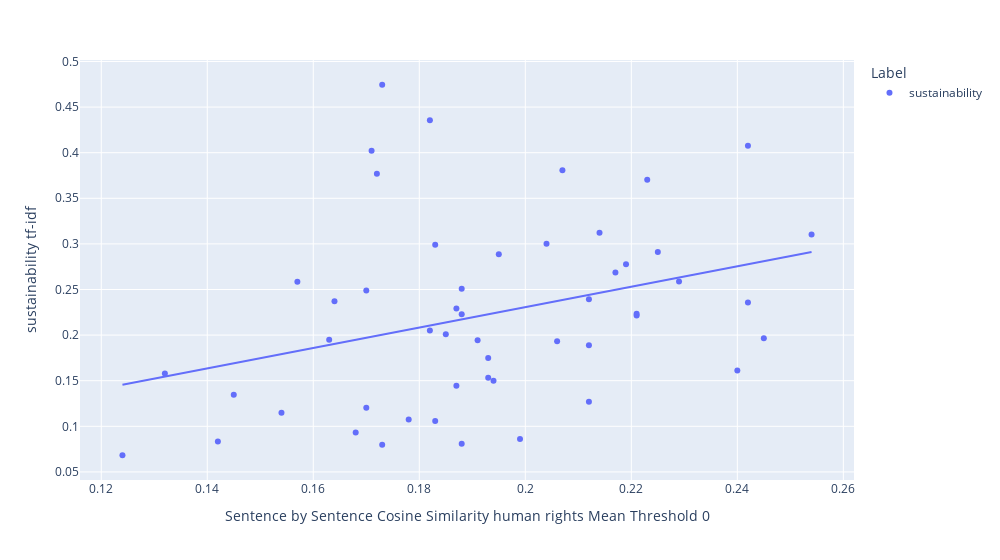

Notebook code cell kept with this figure:
### Code cell
fig = px.scatter(tf_idf_sustainability_2_2, y="sustainability tf-idf", x="Sentence by Sentence Cosine Similarity human rights Mean Threshold 0", trendline="ols", color = "Label", width=1000)
fig.show()

results = px.get_trendline_results(fig)
print(results)

results.px_fit_results.iloc[0].summary()

### Figure 1 — Plotly figure (JSON) as saved in the notebook; plotly's stock layout.template omitted (floating-point values rounded to 4 significant figures)
{"data": [{"hovertemplate": "Label=sustainability<br>Sentence by Sentence Cosine Similarity human rights Mean Threshold 0=%{x}<br>sustainability tf-idf=%{y}<extra></extra>", "legendgroup": "sustainability", "marker": {"color": "#636efa", "symbol": "circle"}, "mode": "markers", "name": "sustainability", "orientation": "v", "showlegend": true, "type": "scatter", "x": [0.182, 0.172, 0.171, 0.17, 0.254, 0.221, 0.194, 0.182, 0.183, 0.145, 0.199, 0.204, 0.185, 0.24, 0.219, 0.206, 0.191, 0.178, 0.214, 0.193, 0.188, 0.212, 0.173, 0.242, 0.223, 0.245, 0.132, 0.154, 0.142, 0.17, 0.183, 0.225, 0.188, 0.242, 0.187, 0.163, 0.173, 0.212, 0.157, 0.229, 0.212, 0.207, 0.193, 0.124, 0.221, 0.195, 0.217, 0.188, 0.164, 0.168, 0.187], "xaxis": "x", "y": [0.2052, 0.3769, 0.4021, 0.249, 0.3103, 0.2216, 0.1499, 0.4355, 0.1058, 0.1345, 0.08595, 0.3002, 0.2009, 0.1611, 0.2778, 0.1931, 0.1944, 0.1073, 0.3122, 0.1533, 0.2509, 0.1888, 0.4745, 0.2358, 0.3704, 0.1965, 0.1579, 0.1148, 0.08341, 0.1204, 0.2989, 0.2911, 0.08098, 0.4075, 0.2291, 0.1949, 0.07974, 0.2393, 0.2586, 0.2589, 0.1268, 0.3808, 0.1748, 0.06827, 0.2235, 0.2887, 0.2686, 0.2227, 0.2372, 0.09315, 0.1445], "yaxis": "y"}, {"hovertemplate": "<b>OLS trendline</b><br>sustainability tf-idf = 1.11968 * Sentence by Sentence Cosine Similarity human rights Mean Threshold 0 + 0.0067595<br>R<sup>2</sup>=0.107756<br><br>Label=sustainability<br>Sentence by Sentence Cosine Similarity human rights Mean Threshold 0=%{x}<br>sustainability tf-idf=%{y} <b>(trend)</b><extra></extra>", "legendgroup": "sustainability", "marker": {"color": "#636efa", "symbol": "circle"}, "mode": "lines", "name": "sustainability", "showlegend": false, "type": "scatter", "x": [0.124, 0.132, 0.142, 0.145, 0.154, 0.157, 0.163, 0.164, 0.168, 0.17, 0.17, 0.171, 0.172, 0.173, 0.173, 0.178, 0.182, 0.182, 0.183, 0.183, 0.185, 0.187, 0.187, 0.188, 0.188, 0.188, 0.191, 0.193, 0.193, 0.194, 0.195, 0.199, 0.204, 0.206, 0.207, 0.212, 0.212, 0.212, 0.214, 0.217, 0.219, 0.221, 0.221, 0.223, 0.225, 0.229, 0.24, 0.242, 0.242, 0.245, 0.254], "xaxis": "x", "y": [0.1456, 0.1546, 0.1658, 0.1691, 0.1792, 0.1825, 0.1893, 0.1904, 0.1949, 0.1971, 0.1971, 0.1982, 0.1993, 0.2005, 0.2005, 0.2061, 0.2105, 0.2105, 0.2117, 0.2117, 0.2139, 0.2161, 0.2161, 0.2173, 0.2173, 0.2173, 0.2206, 0.2229, 0.2229, 0.224, 0.2251, 0.2296, 0.2352, 0.2374, 0.2385, 0.2441, 0.2441, 0.2441, 0.2464, 0.2497, 0.252, 0.2542, 0.2542, 0.2564, 0.2587, 0.2632, 0.2755, 0.2777, 0.2777, 0.2811, 0.2912], "yaxis": "y"}], "layout": {"legend": {"title": {"text": "Label"}, "tracegroupgap": 0}, "margin": {"t": 60}, "width": 1000, "xaxis": {"anchor": "y", "domain": [0, 1], "title": {"text": "Sentence by Sentence Cosine Similarity human rights Mean Threshold 0"}}, "yaxis": {"anchor": "x", "domain": [0, 1], "title": {"text": "sustainability tf-idf"}}}}
